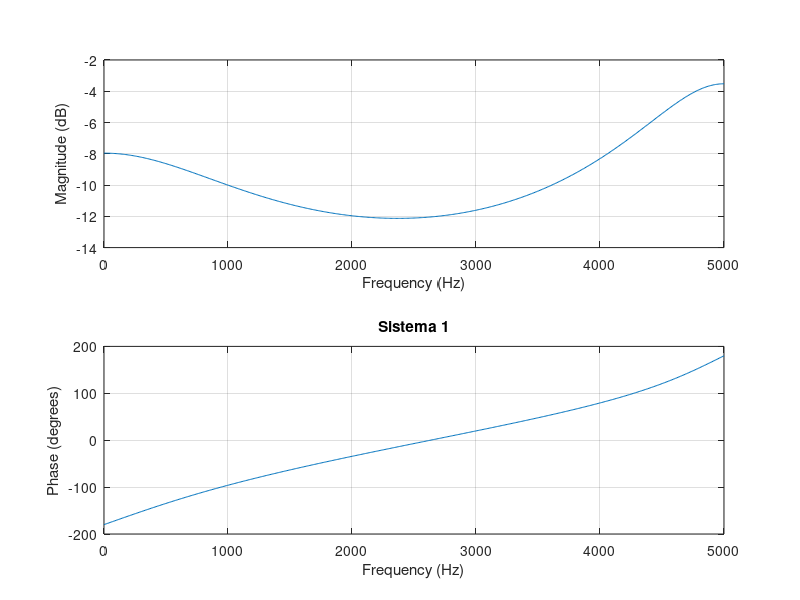
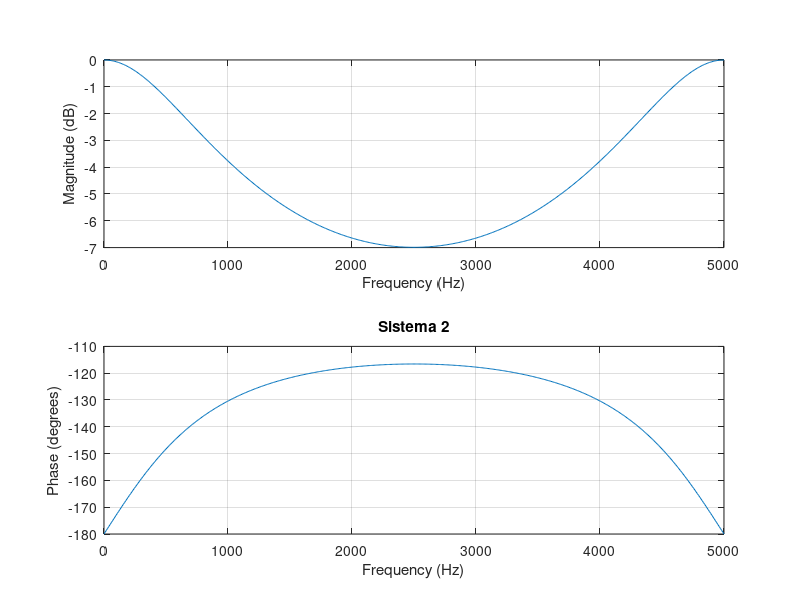
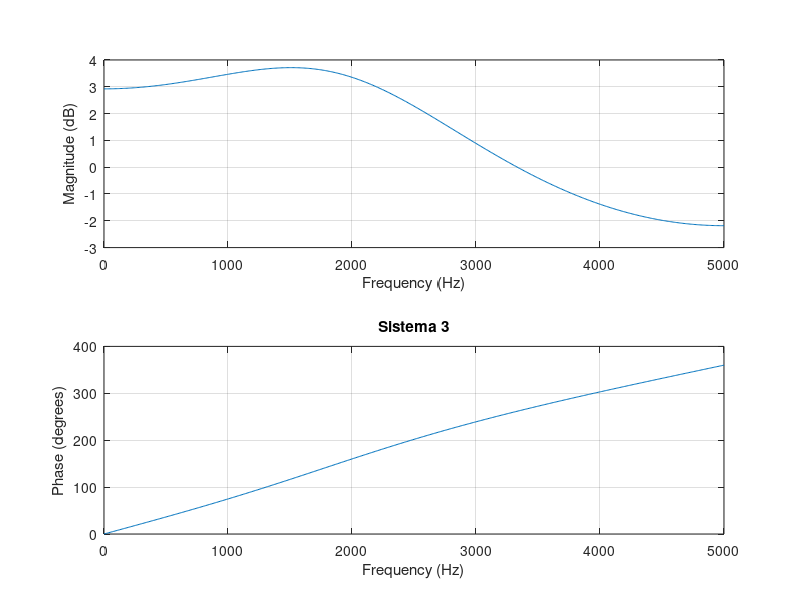
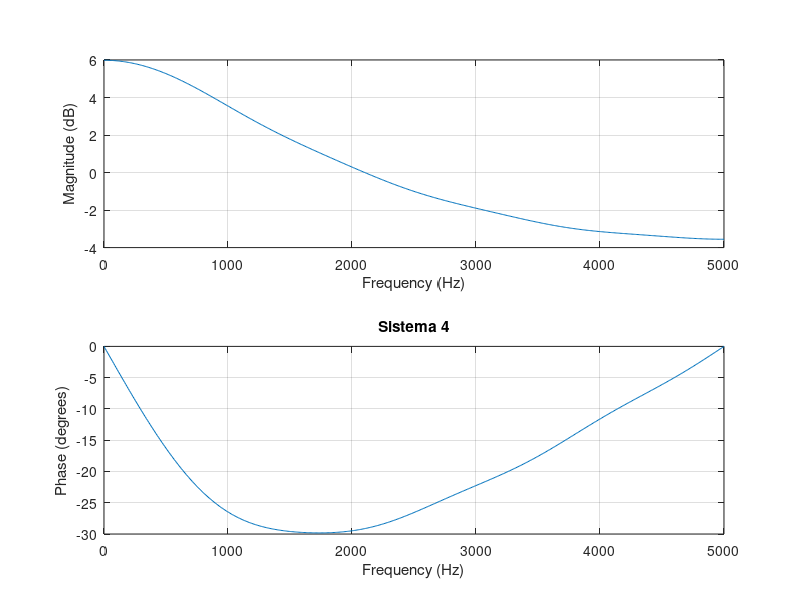

Here is the MATLAB script that generated these plots, in order:
#Ejercicio 2
clc;
clear all;
clf;
#Frecuencia de muestreo;
fm=10000;
#Cantidad de puntos, algo asi como la cantidad de frecuencias a evaluar;
n = 512;

#Punto 1;
y = 1;
x = [1 -1/2 1-4];
freqz(y,x,n,fm);
title('Sistema 1');

#Punto 2;
figure;
y = [0 1];
x = [1 -1 -1];
freqz(y,x,n,fm);
title('Sistema 2');

#Punto 3;
figure;
y = [7];
x = [1 -2 6];
freqz(y,x,n,fm);
title('Sistema 3');

#Punto 4;
figure;
y = zeros(7,1);
for i=(0:7)
  y(i+1)=1/(2^i);
endfor
x = 1;
freqz(y,x,n,fm);
title('Sistema 4');
